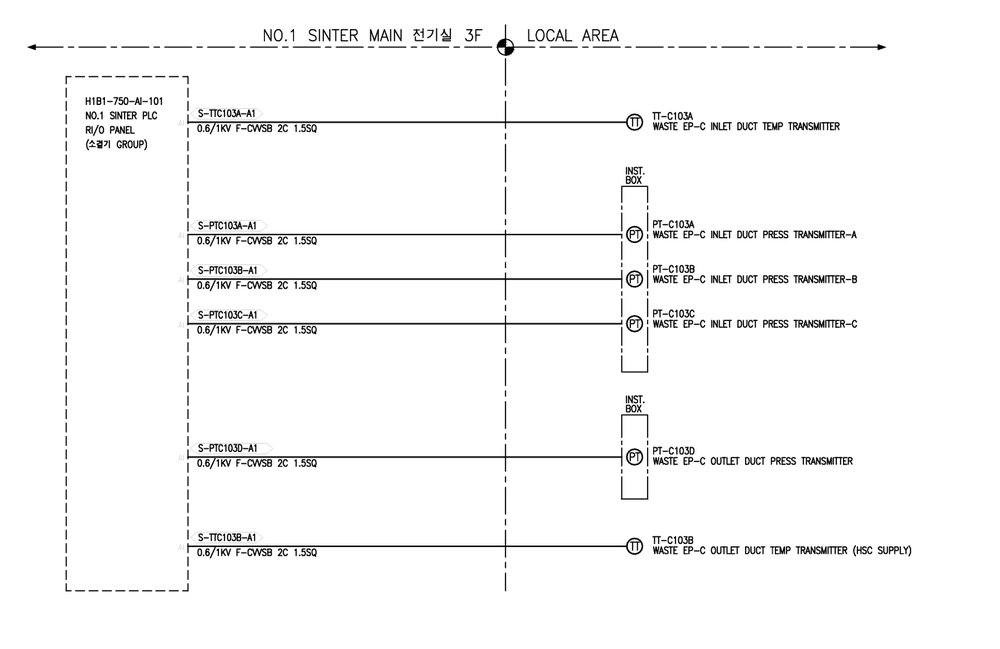
#> input picture data/easy_task_test05_v1.PNG, 1000 x 649 px, shrunk from 1306 x 847 before the run
$ jupyter execute detection_openCV_v1.ipynb
#> lines starting #> are read from the running program, lines starting #| are printed output that depends on the picture; after the words box and inside, x2 and y2 are one past the last pixel; in counts of white or black regions, pixels touching at a corner belong together
# OpenCV 기반으로 블록, 선 탐지

[cell 1]
import cv2
import numpy as np
import matplotlib.pyplot as plt

image_path = '../data/easy_task_test05_v1.PNG'
image = cv2.imread(image_path, cv2.IMREAD_GRAYSCALE)
#> image is the input picture: shape (649, 1000); min 0, max 255, mean 247.9
img = cv2.equalizeHist(image)
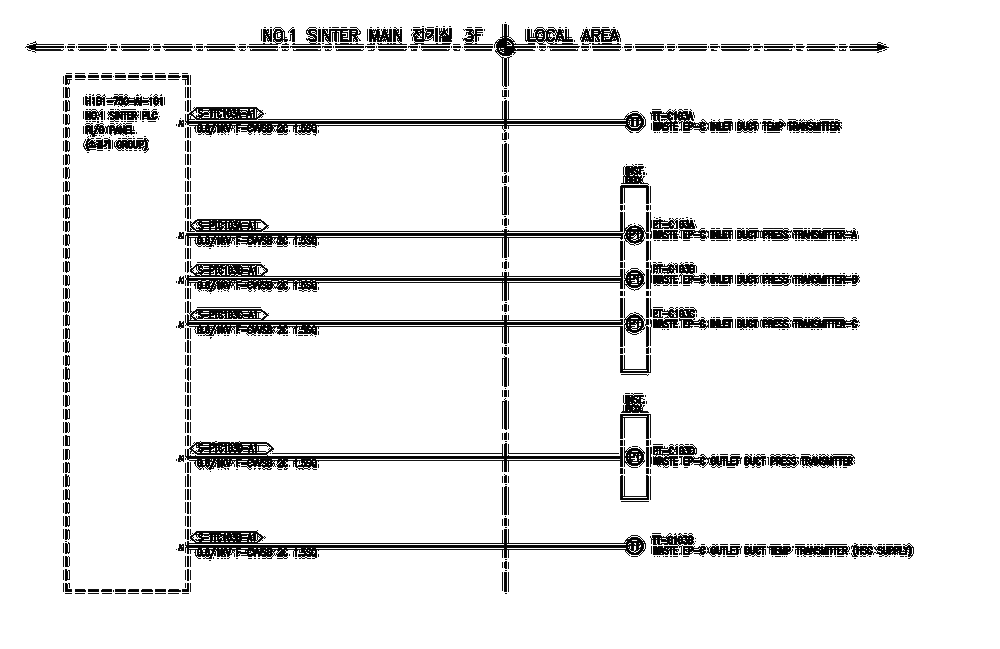
#> img: shape (649, 1000); min 0, max 255, mean 234.4
_, binary = cv2.threshold(img, 180, 255, cv2.THRESH_BINARY_INV)         # 이진화 (선명한 선 강조)
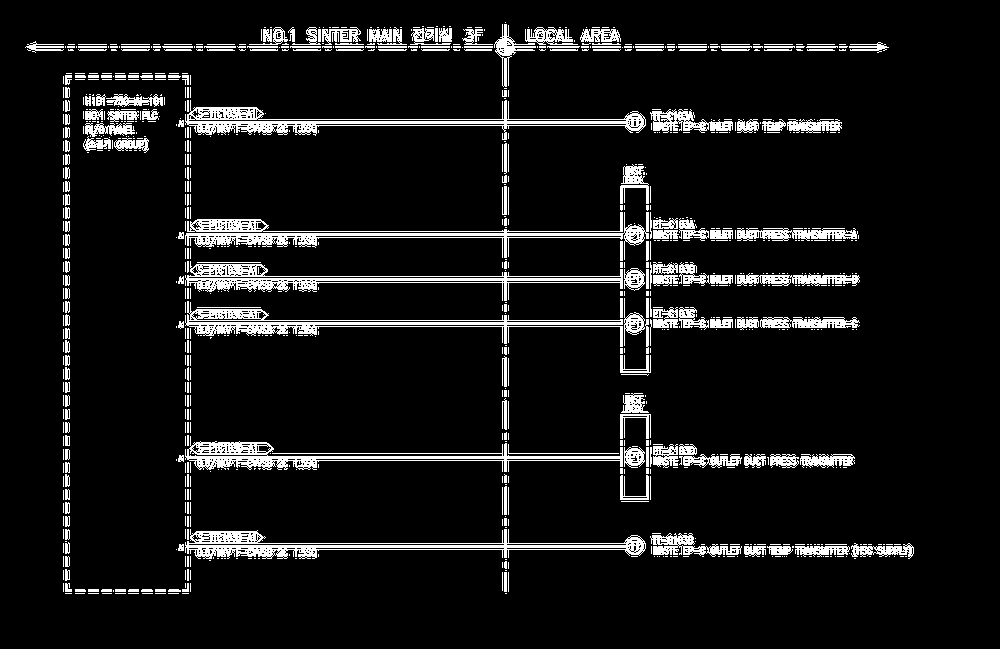
#> binary: shape (649, 1000); 8.4% white; 919 white regions (668 under 20 px), largest, box (x1, y1, x2, y2) and area: (185, 212, 649, 260) 4248, (185, 100, 646, 140) 4044, (185, 529, 646, 559) 4036
binary = cv2.morphologyEx(binary, cv2.MORPH_OPEN, cv2.getStructuringElement(cv2.MORPH_RECT, (2,2))) # 노이즈 제거
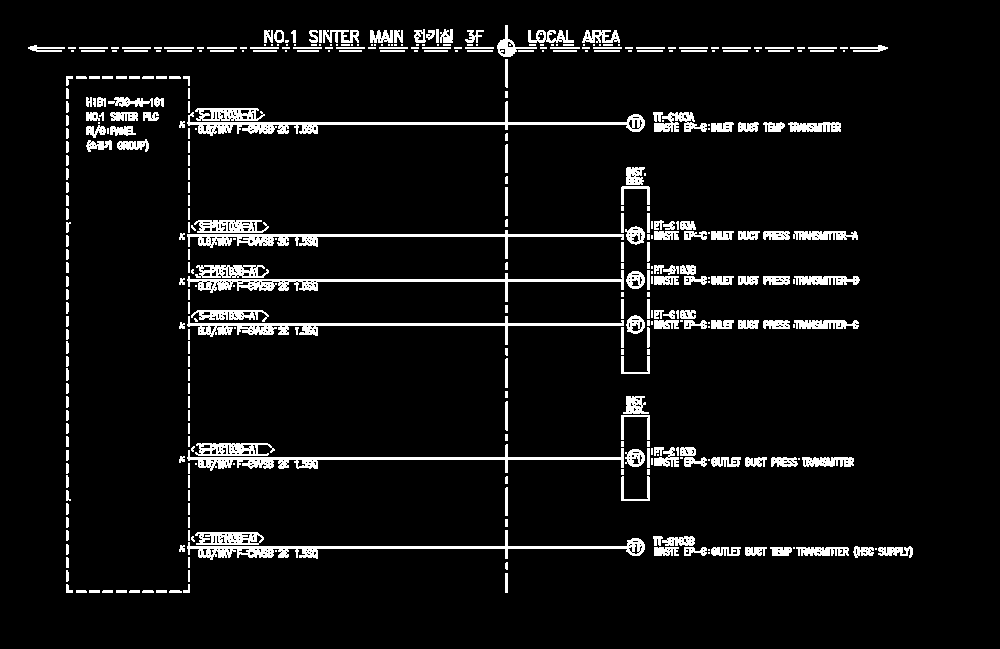
#> binary: shape (649, 1000); 6.3% white; 397 white regions (129 under 20 px), largest, box (x1, y1, x2, y2) and area: (187, 530, 645, 560) 2366, (187, 101, 645, 136) 2361, (187, 230, 624, 259) 2141
image_color = cv2.imread(image_path)

# Line Detection : Hough Transform
edges = cv2.Canny(binary, 50, 150, apertureSize=3)      # 엣지 검출기..
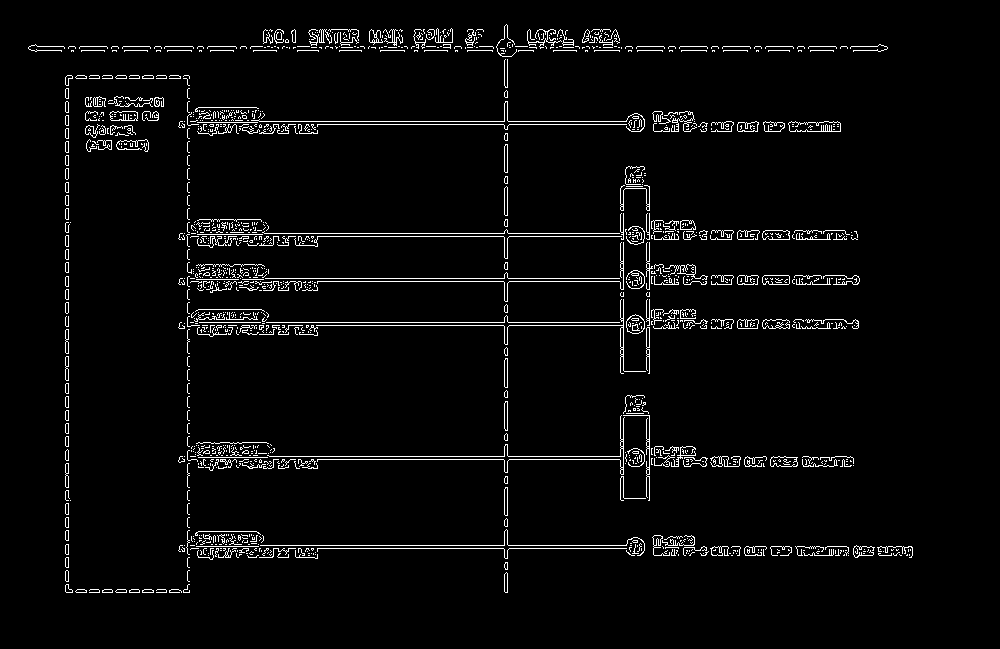
#> edges: shape (649, 1000); 3.5% white in thin lines or dots, all inside (x1, y1, x2, y2) = (28, 24, 913, 593)
lines = cv2.HoughLinesP(
    edges,
    rho=1,                                  # 거리 해상도(픽셀 단위)
    theta=np.pi/180,                        # 각도 해상도(라디안)
    threshold=50,                           # 임계값(직선으로 판단할 기준)
    minLineLength=30,
    maxLineGap=5                            # 직선으로 연결 가능한 최대 점 간격?
)
#> lines = 195 rows, first 6: [681, 50, 714, 50], [255, 548, 644, 548], [260, 545, 644, 545], [179, 325, 637, 325], [180, 322, 629, 322], [264, 233, 653, 233]

# 블록 : Contours 사용
contours, _ = cv2.findContours(binary, cv2.RETR_EXTERNAL, cv2.CHAIN_APPROX_SIMPLE)
#> contours = 397 contours, 216 with area under 20; largest, box (x1, y1, x2, y2) and area: (187, 530, 645, 560) 1958, (187, 101, 645, 136) 1917, (187, 270, 624, 302) 1718, (187, 230, 624, 259) 1694, (187, 444, 624, 473) 1690
rects = []
for c in contours:
    x, y, w, h = cv2.boundingRect(c)
    if w*h > 500:  # 너무 작은 노이즈 제외
        rects.append((x, y, w, h))
#> this loop made 397 passes
#> (x, y, w, h) on passes 1, 3, 4: (169, 590, 13, 3), (142, 590, 12, 3), (129, 590, 11, 3)
#> after the loop, rects = 24 items, first 6: (195, 532, 69, 13), (187, 530, 458, 30), (621, 476, 29, 25), (802, 457, 52, 10), (187, 444, 437, 29), (195, 443, 80, 13)

# 라인 그리기 (파랑)
if lines is not None:
    for line in lines:
        x1, y1, x2, y2 = line[0]
        cv2.line(image_color, (x1, y1), (x2, y2), (255, 0, 0), 2)
#> this loop made 195 passes
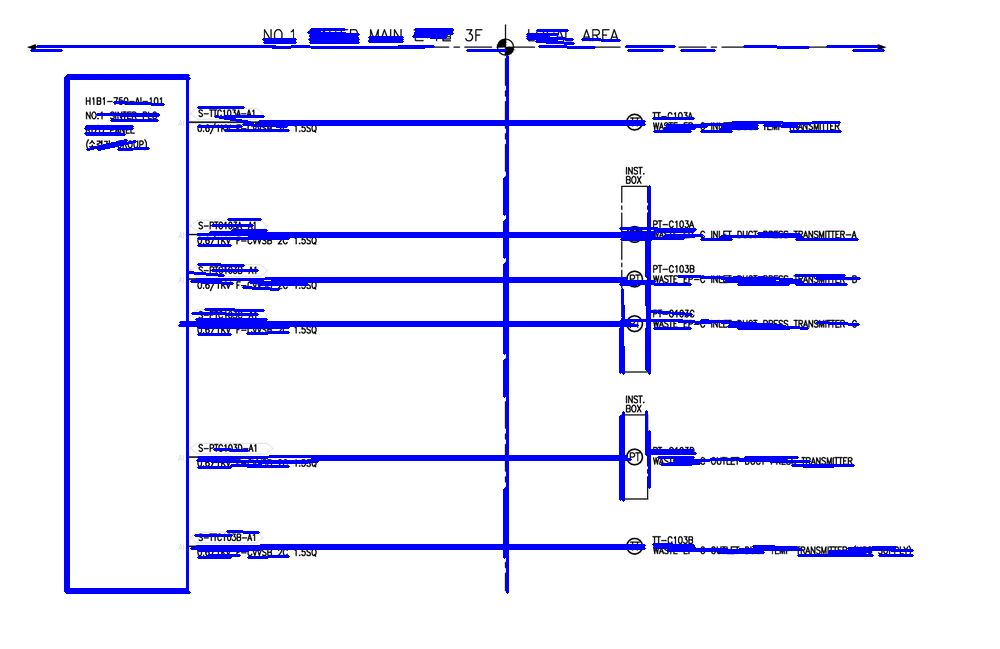
#> image_color: shape (649, 1000, 3); 6.8% of pixels changed, all inside (x1, y1, x2, y2) = (30, 28, 914, 594)

# 블록 그리기 (초록)
for rect in rects:
    x, y, w, h = rect
    cv2.rectangle(image_color, (x, y), (x + w, y + h), (0, 255, 0), 2)
#> this loop made 24 passes
#> (x, y, w, h) on passes 1 to 12: (195, 532, 69, 13), (187, 530, 458, 30), (621, 476, 29, 25), (802, 457, 52, 10), (187, 444, 437, 29), (195, 443, 80, 13), (621, 415, 29, 25), (621, 356, 29, 18), (794, 320, 65, 9), (187, 316, 437, 29), (191, 310, 78, 12), (794, 276, 66, 9)
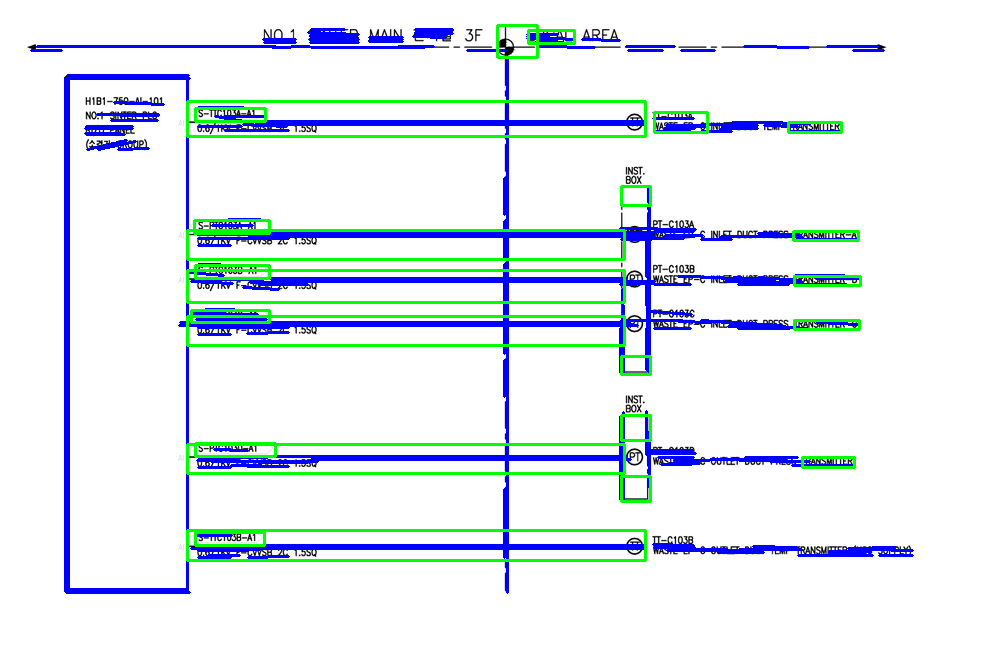
#> image_color: shape (649, 1000, 3); 3.75% of pixels changed, all inside (x1, y1, x2, y2) = (186, 24, 862, 562)

# Matplotlib로 안전하게 시각화
plt.figure(figsize=(12, 12))
plt.imshow(cv2.cvtColor(image_color, cv2.COLOR_BGR2RGB))
plt.axis('off')
plt.show()

$ run again, with data/easy_task_test05_v2.PNG copied over data/easy_task_test05_v1.PNG
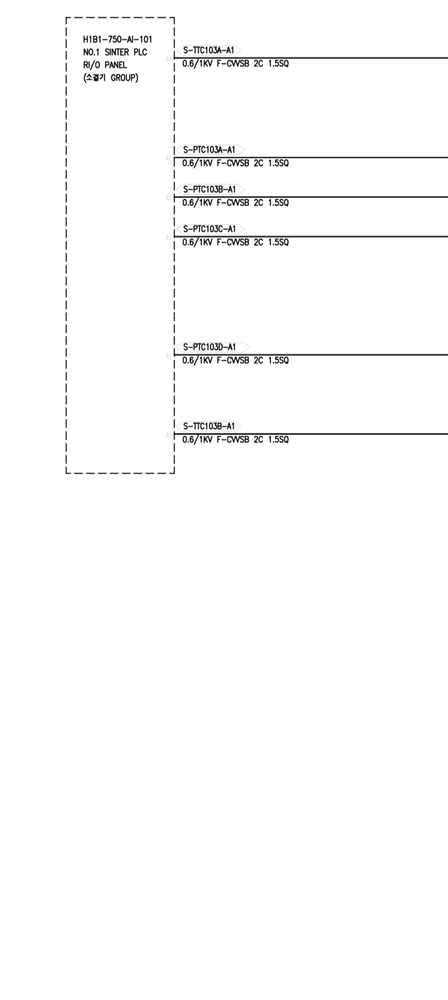
#> input picture data/easy_task_test05_v2.PNG, 448 x 1000 px, shrunk from 659 x 1472 before the run
#> image is the input picture: shape (1000, 448); min 0, max 255, mean 251.4
#> `_, binary = cv2.threshold(img, 180, 255, cv2.THRESH_BINARY_INV)`:
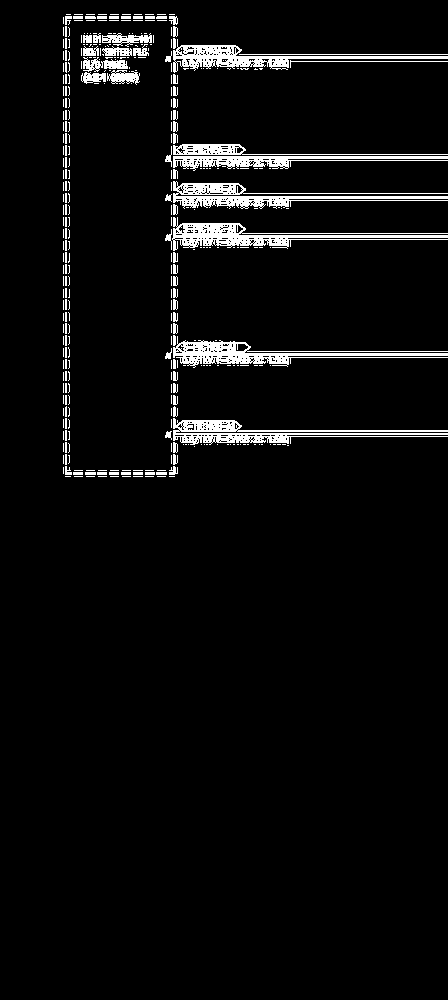
#> binary: shape (1000, 448); 4.8% white; 376 white regions (270 under 20 px), largest, box (x1, y1, x2, y2) and area: (172, 217, 448, 251) 2685, (173, 336, 448, 368) 2587, (173, 181, 448, 209) 2571
#> edges: shape (1000, 448); 1.9% white in thin lines or dots, all inside (x1, y1, x2, y2) = (65, 16, 448, 476)
#> lines = 42 rows, first 6: [176, 475, 176, 17], [65, 474, 65, 18], [173, 154, 173, 64], [243, 196, 447, 196], [246, 353, 447, 353], [166, 434, 447, 434]
#> contours = 126 contours, 97 with area under 20; largest, box (x1, y1, x2, y2) and area: (174, 342, 448, 367) 2004, (174, 224, 448, 249) 1998, (174, 46, 448, 70) 1824, (174, 419, 448, 446) 1560, (174, 157, 448, 170) 1203
#> the loop `for c in contours:` made 126 passes
#> (c, x, y, w, h) on passes 1 to 6: ([[157, 473], [157, 475], [167, 475], [167, 473]], 157, 473, 11, 3), ([[146, 473], [146, 475], [155, 475], [155, 473]], 146, 473, 10, 3), ([[134, 473], [134, 475], [143, 475], [143, 473]], 134, 473, 10, 3), ([[122, 473], [122, 475], [131, 475], [131, 473]], 122, 473, 10, 3), ([[110, 473], [110, 475], [119, 475], [119, 473]], 110, 473, 10, 3), ([[98, 473], [98, 475], [107, 475], [107, 473]], 98, 473, 10, 3)
#> after the loop `for c in contours:`: rects = [(174, 419, 274, 27), (174, 342, 274, 25), (174, 224, 274, 25), (174, 194, 274, 15), (174, 182, 73, 14), (174, 157, 274, 13), (174, 145, 73, 11), (174, 46, 274, 24)]
#> the loop `for line in lines:` made 42 passes
#> the loop `for rect in rects:` made 8 passes
#> (rect, y, w, h) on passes 1 to 8: ((174, 419, 274, 27), 419, 274, 27), ((174, 342, 274, 25), 342, 274, 25), ((174, 224, 274, 25), 224, 274, 25), ((174, 194, 274, 15), 194, 274, 15), ((174, 182, 73, 14), 182, 73, 14), ((174, 157, 274, 13), 157, 274, 13), ((174, 145, 73, 11), 145, 73, 11), ((174, 46, 274, 24), 46, 274, 24)
#> after the loop `for rect in rects:`:
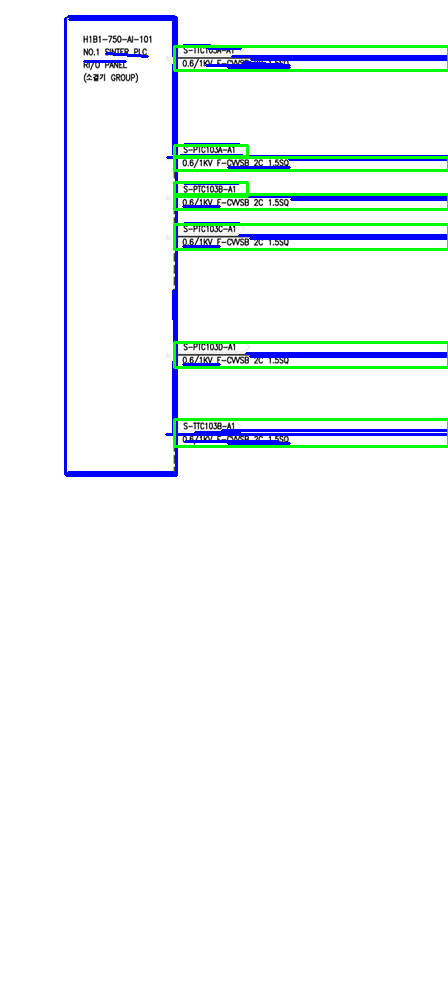
#> image_color: shape (1000, 448, 3); mean B, G, R 247, 245.9, 239.6

$ run again, with data/hard_task_test01_v1.PNG copied over data/easy_task_test05_v1.PNG
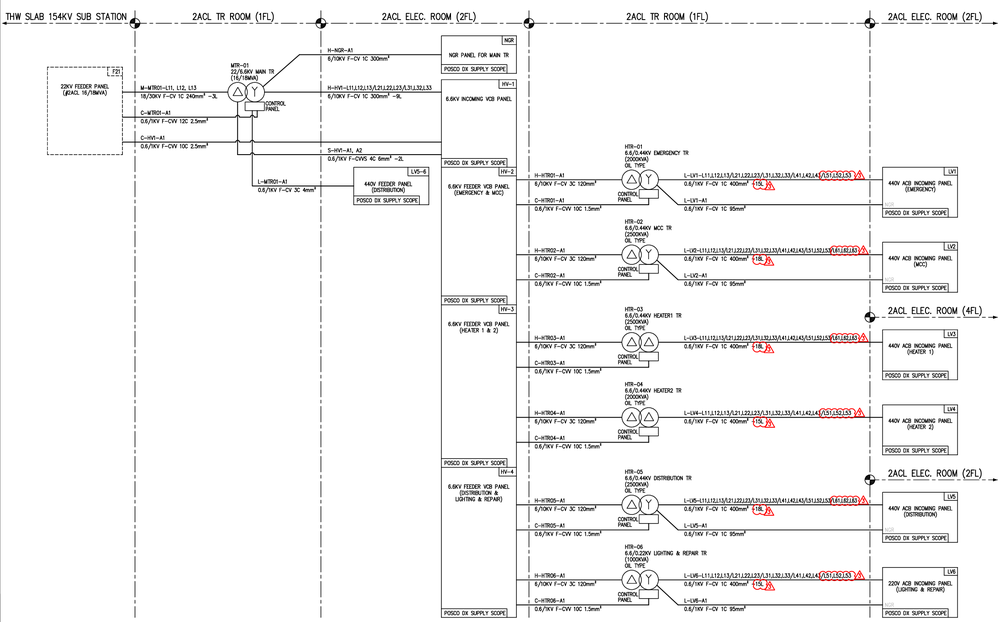
#> input picture data/hard_task_test01_v1.PNG, 1000 x 622 px, shrunk from 2295 x 1428 before the run
#> `_, binary = cv2.threshold(img, 180, 255, cv2.THRESH_BINARY_INV)`:
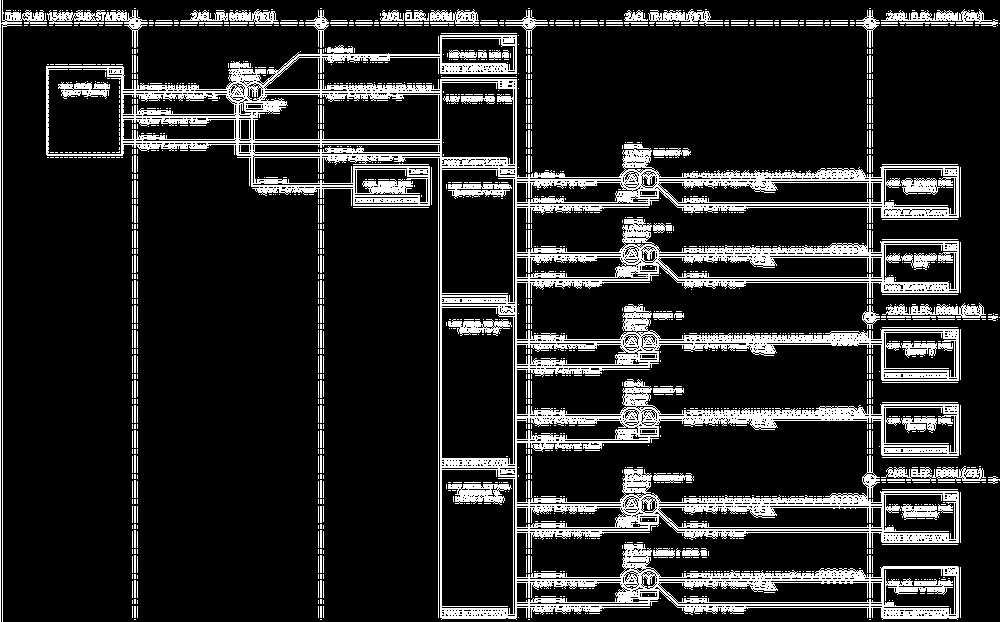
#> binary: shape (622, 1000); 15.4% white in thin lines or dots
#> image_color is the input picture: shape (622, 1000, 3); mean B, G, R 244.2, 244.2, 244.7
#> edges: shape (622, 1000); 5.7% white in thin lines or dots
#> lines = 314 rows, first 6: [1, 621, 1, 0], [440, 617, 440, 81], [271, 22, 380, 22], [515, 469, 515, 312], [528, 617, 528, 29], [320, 617, 320, 12]
#> contours = 316 contours, 248 with area under 20; largest, box (x1, y1, x2, y2) and area: (47, 36, 960, 620) 146766, (0, 0, 2, 622) 621, (625, 145, 653, 169) 412, (625, 220, 653, 244) 406, (625, 320, 650, 332) 224
#> the loop `for c in contours:` made 316 passes
#> (c, x, y, w, h) on passes 1 to 3: ([[532, 608], [532, 610], [533, 610], [533, 608]], 532, 608, 2, 3), ([[321, 607], [321, 618], [322, 618], [322, 607]], 321, 607, 2, 12), ([[135, 607], [135, 618], [136, 618], [136, 607]], 135, 607, 2, 12)
#> after the loop `for c in contours:`: rects = [(625, 220, 28, 24), (625, 145, 28, 24), (47, 36, 913, 584), (957, 12, 42, 14), (682, 12, 42, 13), (506, 11, 43, 19), (0, 0, 2, 622)]
#> the loop `for line in lines:` made 314 passes
#> the loop `for rect in rects:` made 7 passes
#> after the loop `for rect in rects:`:
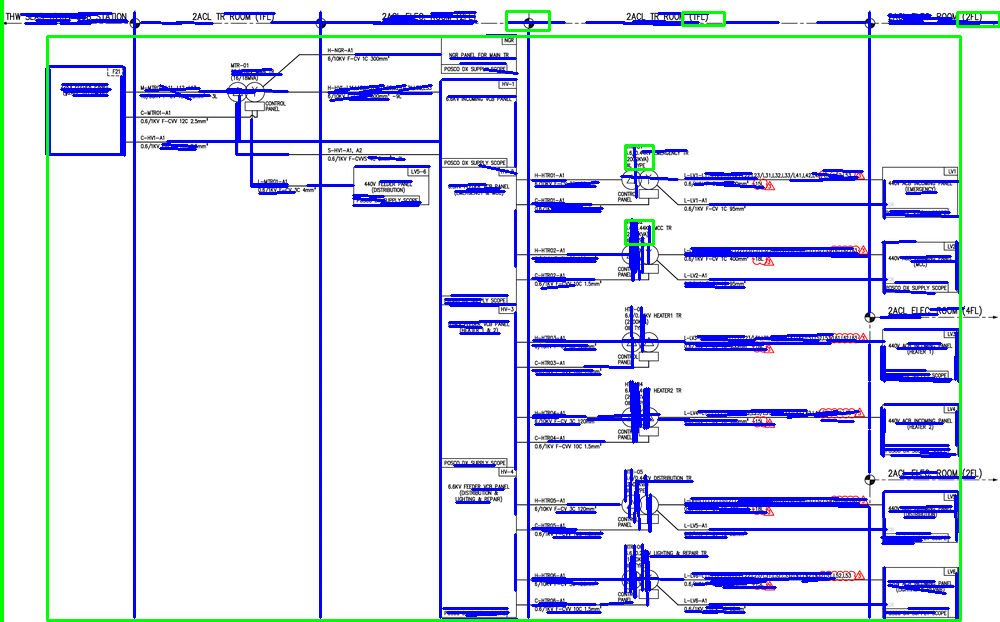
#> image_color: shape (622, 1000, 3); mean B, G, R 244.1, 227, 222
